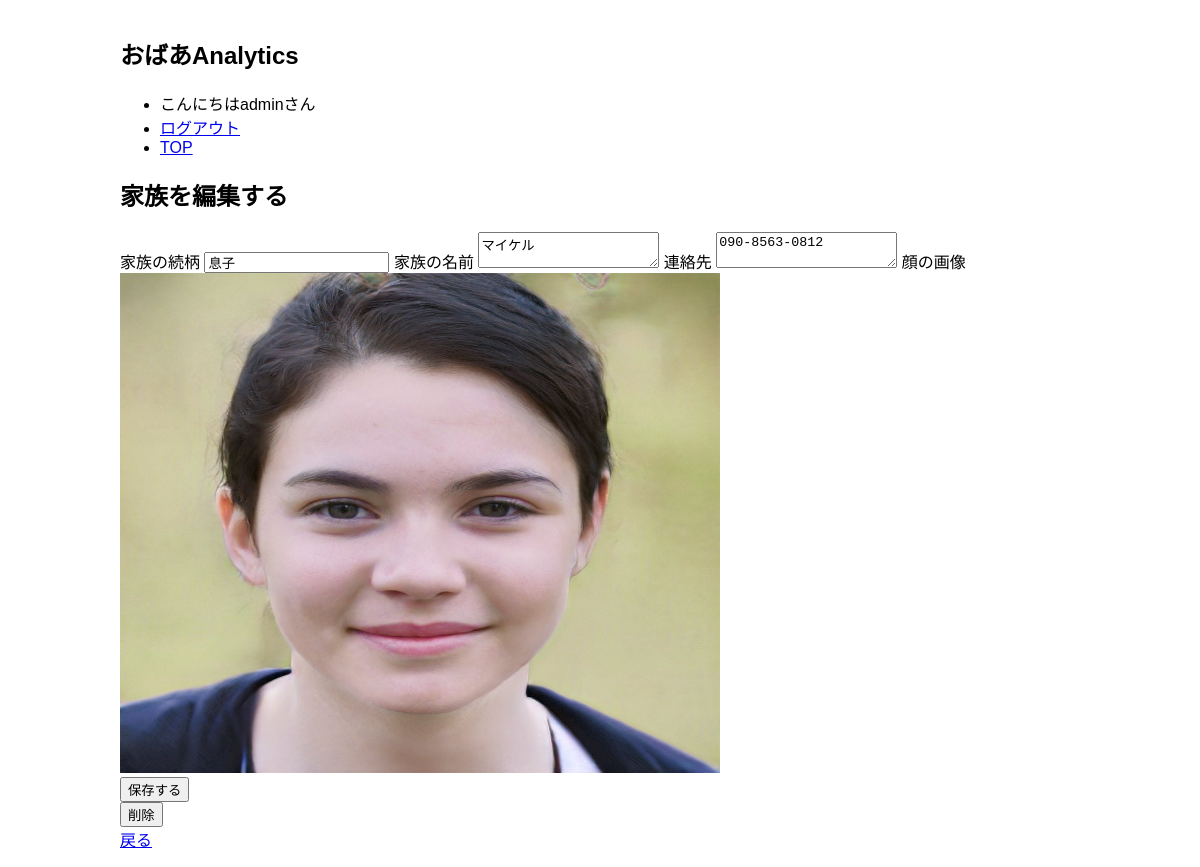
/fam/1update (signed in), run on an earlier commit of the app's database.
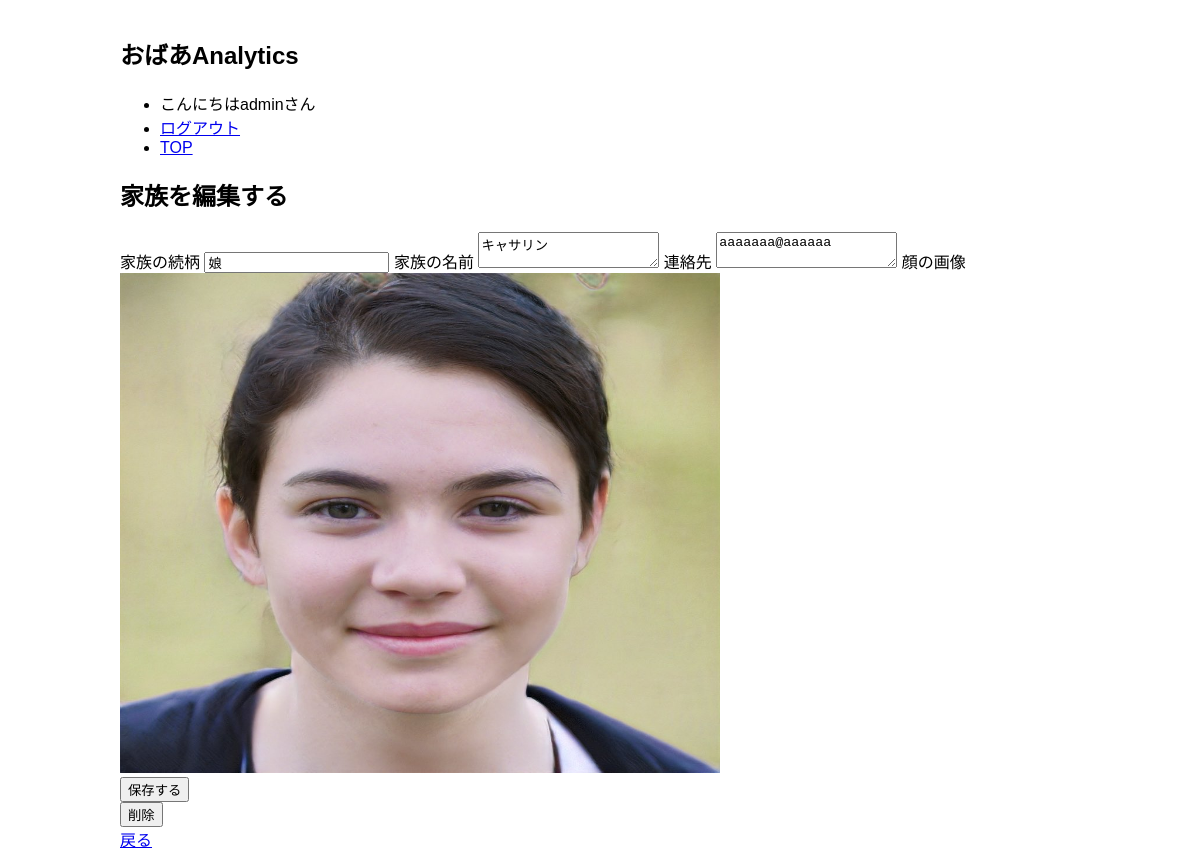
And on a later commit of the database.
### tables this page shows
CREATE TABLE family (
  id INTEGER PRIMARY KEY AUTOINCREMENT,
  author_id INTEGER NOT NULL,
  created TIMESTAMP NOT NULL DEFAULT CURRENT_TIMESTAMP,
  ship TEXT NOT NULL,
  famname TEXT NOT NULL,
  addres TEXT NOT NULL,
  filepath TEXT NOT NULL,
  FOREIGN KEY (author_id) REFERENCES user (id)
);

### flaskr/family.py (the view, shortened to what this page needs)
@bp.route('/<int:id>update', methods=('GET', 'POST'))
@login_required
def update(id):
  post = get_post(id)
  return render_template('fam/update.html', post=post)

### flaskr/auth.py (called while the page is built)
@bp.before_app_request
def load_logged_in_user():
  user_id = session.get('user_id')
  if user_id is None:
    g.user = None
  else:
    g.user = get_db().execute(
      'SELECT * FROM user WHERE id = ?', (user_id,)
    ).fetchone()

def login_required(view):
  @functools.wraps(view)
  def wrapped_view(**kwargs):
    if g.user is None:
      return redirect(url_for('auth.login'))
    return view(**kwargs)
  return wrapped_view

### flaskr/db.py (called while the page is built)
def get_db():
  if 'db' not in g:
    g.db = sqlite3.connect(
      current_app.config['DATABASE'],
      detect_types=sqlite3.PARSE_DECLTYPES
    )
    g.db.row_factory = sqlite3.Row
  return g.db

### flaskr/family.py (called while the page is built)
def get_post(id, check_author=True):
  family = get_db().execute(
    'SELECT f.id, famname, addres, author_id, ship, filepath'
    ' FROM family f JOIN user u ON f.author_id = u.id'
    ' WHERE f.id = ?', (id,)
  ).fetchone()
  if family is None:
    abort(404, 'ID {0} は存在しません' .format(id))
  if check_author and family['author_id'] != g.user['id']:
    abort(403)
  return family

### flaskr/templates/fam/update.html
{% extends 'base.html' %}
{% block header %}
  <h1>{% block title %}家族を編集する{% endblock %}</h1>
{% endblock %}
{% block content %}
  <form method="post">
    <label for="ship">家族の続柄</label>
    <input name="ship" id="ship"
      value="{{ request.form['ship'] or post['ship'] }}" required>
    <label for="famname">家族の名前</label>
    <textarea name="famname" id="famname">{{ request.form['famname'] or post['famname'] }}</textarea>
    <label for="addres">連絡先</label>
    <textarea name="addres" id="addres">{{ request.form['addres'] or post['addres'] }}</textarea>
    <label for="addres">顔の画像</label>
    <div><img src="../../{{ post['filepath'] }}" width="600px" height="500px"></div>
    <input type="submit" value="保存する">
  </form>
  <form action="{{ url_for('family.delete', id=post['id']) }}" method="post">
    <input class="danger" type="submit" value="削除" onclick="return confirm('ほんとに削除しますか?');">
  </form>
  <a href="/fam/main">戻る</a>
{% endblock %}

What changed in the data, as far as the page shows it:
changed family: ship "息子" → "娘"; famname "マイケル" → "キャサリン"; addres "090-8563-0812" → "aaaaaaa@aaaaaa"
